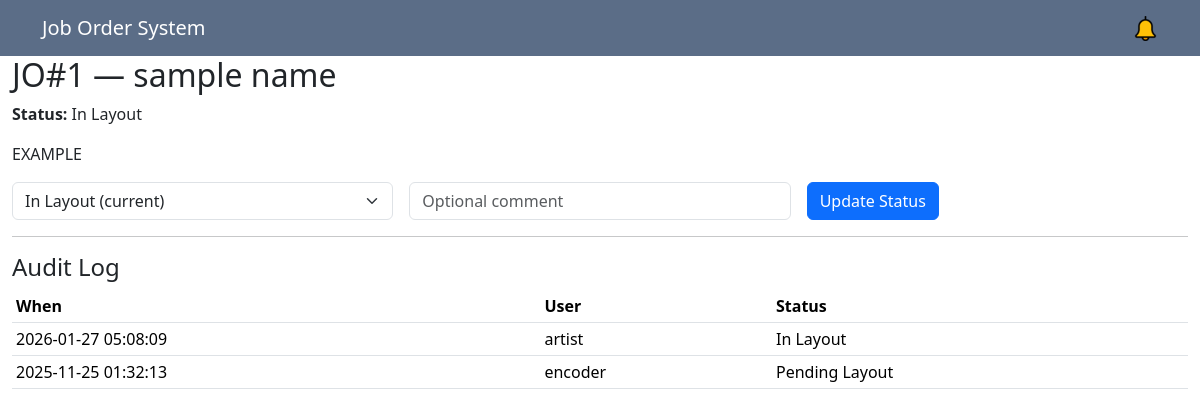
The app's page /jo/view.php?id=1 (signed in) with its own data.
### tables this page shows
CREATE TABLE `job_orders` (
  `id` int NOT NULL AUTO_INCREMENT,
  `jo_number` varchar(255) DEFAULT NULL,
  `customer_name` varchar(100) DEFAULT NULL,
  `contact_num` varchar(15) DEFAULT NULL,
  `date_ordered` date DEFAULT NULL,
  `deadline` date DEFAULT NULL,
  `item_description` text,
  `file_upload` text,
  `product_type` int DEFAULT NULL,
  `team_name` varchar(50) DEFAULT NULL,
  `quantity` int DEFAULT NULL,
  `status` varchar(50) DEFAULT 'Pending Layout',
  `created_by` int DEFAULT NULL,
  `created_at` timestamp NULL DEFAULT CURRENT_TIMESTAMP,
  `updated_at` timestamp NULL DEFAULT NULL,
  PRIMARY KEY (`id`),
  KEY `created_by` (`created_by`),
  CONSTRAINT `job_orders_ibfk_1` FOREIGN KEY (`created_by`) REFERENCES `users` (`id`)
);

CREATE TABLE `audit_logs` (
  `id` int NOT NULL AUTO_INCREMENT,
  `jo_id` int DEFAULT NULL,
  `status` varchar(50) DEFAULT NULL,
  `updated_by` int DEFAULT NULL,
  `updated_at` timestamp NULL DEFAULT CURRENT_TIMESTAMP,
  PRIMARY KEY (`id`),
  KEY `jo_id` (`jo_id`),
  KEY `updated_by` (`updated_by`),
  CONSTRAINT `audit_logs_ibfk_1` FOREIGN KEY (`jo_id`) REFERENCES `job_orders` (`id`),
  CONSTRAINT `audit_logs_ibfk_2` FOREIGN KEY (`updated_by`) REFERENCES `users` (`id`)
);

CREATE TABLE `users` (
  `id` int NOT NULL AUTO_INCREMENT,
  `username` varchar(100) DEFAULT NULL,
  `password` varchar(255) DEFAULT NULL,
  `role` varchar(30) NOT NULL,
  `created_at` timestamp NULL DEFAULT CURRENT_TIMESTAMP,
  PRIMARY KEY (`id`),
  UNIQUE KEY `username` (`username`)
);

### jo/view.php (the view, shortened to what this page needs)
<?php
include __DIR__ . '/../templates/header.php';
$jo_id = intval($_GET['id'] ?? 0);
$stmt = $conn->prepare("SELECT j.*, u.username AS creator FROM job_orders j LEFT JOIN users u ON j.created_by = u.id WHERE j.id = ?");
$stmt->bind_param("i", $jo_id); $stmt->execute(); $jo = $stmt->get_result()->fetch_assoc(); $stmt->close();
$al = $conn->prepare("SELECT a.*, u.username AS updater FROM audit_logs a LEFT JOIN users u ON a.updated_by = u.id WHERE a.jo_id = ? ORDER BY a.updated_at DESC");
$al->bind_param("i", $jo_id); $al->execute(); $logs = $al->get_result(); $al->close();
$role = $_SESSION['user']['role'];
$role_allowed = ['encoder'=>["Pending Layout","In Layout","Sizing"],'artist'=>["Pending Layout","In Layout","Sizing","Ready for Printing"],
'printer'=>["Ready for Printing","Printing"],'heatpress'=>["Ready for Heat Pressing","Pressing"],'cutting'=>["Ready for Cutting","Cutting"],
'sewing'=>["Ready for Sewing","In Sewing","Done Sewing"],'qc'=>["Done Sewing","QC Checking"],'sales'=>[]];
$can_update = in_array($jo['status'], $role_allowed[$role] ?? []) || $role==='admin';
?>
<h2>JO#<?= $jo['id'] ?> — <?= htmlspecialchars($jo['customer_name']) ?></h2>
<p><strong>Status:</strong> <?= htmlspecialchars($jo['status']) ?></p>
<p><?= nl2br(htmlspecialchars($jo['item_description'])) ?></p>
<?php if($can_update): ?>
<form method="POST" action="/jo/update_status.php">
  <div class="row g-3">
    <div class="col-md-4"><select name="status" class="form-select">
      <option value="<?= htmlspecialchars($jo['status']) ?>"><?= htmlspecialchars($jo['status']) ?> (current)</option>
    </select></div>
    <div class="col-md-4"><input name="comment" class="form-control" placeholder="Optional comment"></div>
    <div class="col-md-4"><button class="btn btn-primary">Update Status</button></div>
  </div>
</form>
<?php else: ?><div class="alert alert-info">You cannot update this job.</div><?php endif; ?>
<hr><h4>Audit Log</h4>
<table class="table table-sm"><thead><tr><th>When</th><th>User</th><th>Status</th></tr></thead><tbody>
<?php while($r = $logs->fetch_assoc()): ?><tr><td><?= $r['updated_at'] ?></td><td><?= htmlspecialchars($r['updater']) ?></td><td><?= htmlspecialchars($r['status']) ?></td></tr><?php endwhile; ?>
</tbody></table>
<?php include __DIR__ . '/../templates/footer.php'; ?>

### records on screen
job_orders: id "1", customer_name "sample name", status "In Layout", item_description "EXAMPLE", status "In Layout (current)"
audit_logs: updated_at "2026-01-27 05:08:09", updated_by.username "artist", status "In Layout"
audit_logs: updated_at "2025-11-25 01:32:13", updated_by.username "encoder", status "Pending Layout"
